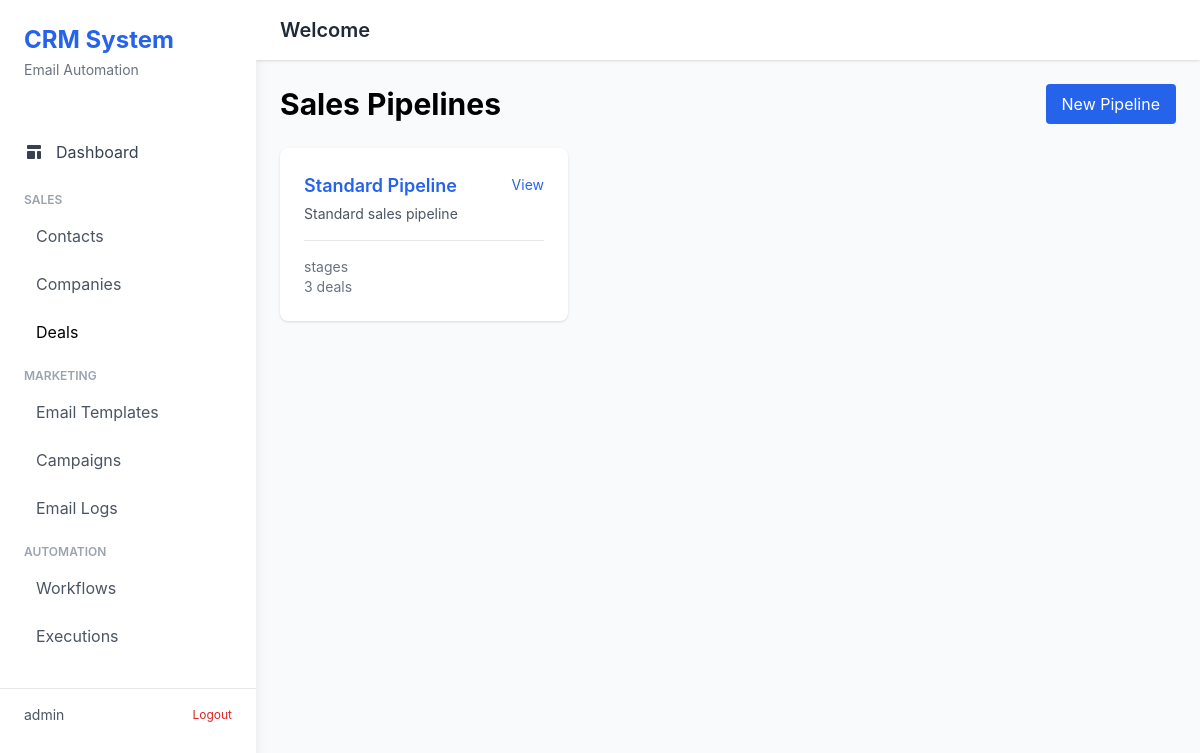
The app's page /deals/pipelines/ (signed in) with its own data.
### deals/models.py (models this page shows, shortened)
class Pipeline(models.Model):
    name = models.CharField(max_length=255)
    description = models.TextField(blank=True)
    created_by = models.ForeignKey(User, on_delete=models.SET_NULL, null=True, blank=True)
    created_at = models.DateTimeField(auto_now_add=True)
    updated_at = models.DateTimeField(auto_now=True)

### deals/views.py (the view)
# urls.py: path('pipelines/', views.PipelineListView.as_view(), name='pipeline_list'),
class PipelineListView(LoginRequiredMixin, ListView):
    model = Pipeline
    template_name = 'deals/pipeline_list.html'
    context_object_name = 'pipelines'
    def get_queryset(self):
        return Pipeline.objects.prefetch_related('stages').order_by('-created_at')

### templates/deals/pipeline_list.html (shortened to what this page needs)
{% extends "base.html" %}
{% block content %}
<div class="space-y-6">
    <div class="flex justify-between items-center">
        <h1 class="text-3xl font-bold">Sales Pipelines</h1>
        <a href="{% url 'deals:pipeline_create' %}" class="px-4 py-2 bg-blue-600 text-white rounded hover:bg-blue-700">
            New Pipeline
        </a>
    </div>
    <div class="grid grid-cols-1 md:grid-cols-2 lg:grid-cols-3 gap-4">
        {% for pipeline in object_list %}
        <div class="bg-white rounded-lg shadow p-6 hover:shadow-lg transition">
            <div class="flex justify-between items-start">
                <div>
                    <h3 class="text-lg font-semibold">
                        <a href="{% url 'deals:pipeline_detail' pipeline.id %}" class="text-blue-600 hover:underline">
                            {{ pipeline.name }}
                        </a>
                    </h3>
                    <p class="text-sm text-gray-600 mt-1">{{ pipeline.description|truncatewords:10 }}</p>
                </div>
                <div class="text-right space-x-2">
                    <a href="{% url 'deals:pipeline_detail' pipeline.id %}" class="text-blue-600 hover:underline text-sm">View</a>
                </div>
            </div>
            <div class="mt-4 pt-4 border-t">
                <p class="text-sm text-gray-500">{{ pipeline.stage_set.count }} stages</p>
                <p class="text-sm text-gray-500">{{ pipeline.deal_set.count }} deals</p>
            </div>
        </div>
        {% empty %}
        <div class="col-span-full text-center py-8 text-gray-500">
            No pipelines yet. <a href="{% url 'deals:pipeline_create' %}" class="text-blue-600 hover:underline">Create one</a>
        </div>
        {% endfor %}
    </div>
</div>
{% endblock %}

### templates/base.html (shortened to what this page needs)
<!DOCTYPE html>
<html lang="en">
<head>
    <script src="https://cdn.tailwindcss.com"></script>
</head>
<body class="bg-gray-50">
    <div class="flex h-screen">
        <div class="w-64 bg-white shadow-lg overflow-y-auto">
            <div class="p-6">
                <h1 class="text-2xl font-bold text-blue-600">CRM System</h1>
                <p class="text-sm text-gray-500 mt-1">Email Automation</p>
            </div>
            <nav class="mt-6">
                <a href="{% url 'dashboard' %}" class="block px-6 py-3 {% if request.resolver_match.url_name == 'dashboard' %}sidebar-active{% else %}text-gray-700 hover:bg-gray-100{% endif %}">
                    <span class="flex items-center">
                        Dashboard
                    </span>
                </a>
                <div class="mt-4 px-6">
                    <p class="text-xs font-semibold text-gray-400 uppercase">Sales</p>
                    <a href="{% url 'contacts:contact_list' %}" class="block mt-2 px-3 py-2 rounded {% if request.resolver_match.app_name == 'contacts' %}sidebar-active{% else %}text-gray-600 hover:bg-gray-100{% endif %}">
                        Contacts
                    </a>
                    <a href="{% url 'contacts:company_list' %}" class="block mt-2 px-3 py-2 rounded {% if request.resolver_match.url_name == 'company_list' %}sidebar-active{% else %}text-gray-600 hover:bg-gray-100{% endif %}">
                        Companies
                    </a>
                    <a href="{% url 'deals:deal_list' %}" class="block mt-2 px-3 py-2 rounded {% if request.resolver_match.app_name == 'deals' %}sidebar-active{% else %}text-gray-600 hover:bg-gray-100{% endif %}">
                        Deals
                    </a>
                </div>
                <div class="mt-4 px-6">
                    <p class="text-xs font-semibold text-gray-400 uppercase">Marketing</p>
                    <a href="{% url 'emails:template_list' %}" class="block mt-2 px-3 py-2 rounded {% if request.resolver_match.url_name == 'template_list' %}sidebar-active{% else %}text-gray-600 hover:bg-gray-100{% endif %}">
                        Email Templates
                    </a>
                    <a href="{% url 'emails:campaign_list' %}" class="block mt-2 px-3 py-2 rounded {% if request.resolver_match.url_name == 'campaign_list' %}sidebar-active{% else %}text-gray-600 hover:bg-gray-100{% endif %}">
                        Campaigns
                    </a>
                    <a href="{% url 'emails:log_list' %}" class="block mt-2 px-3 py-2 rounded {% if request.resolver_match.url_name == 'log_list' %}sidebar-active{% else %}text-gray-600 hover:bg-gray-100{% endif %}">
                        Email Logs
                    </a>
                </div>
                <div class="mt-4 px-6">
                    <p class="text-xs font-semibold text-gray-400 uppercase">Automation</p>
                    <a href="{% url 'automations:workflow_list' %}" class="block mt-2 px-3 py-2 rounded {% if request.resolver_match.url_name == 'workflow_list' %}sidebar-active{% else %}text-gray-600 hover:bg-gray-100{% endif %}">
                        Workflows
                    </a>
                    <a href="{% url 'automations:execution_list' %}" class="block mt-2 px-3 py-2 rounded {% if request.resolver_match.url_name == 'execution_list' %}sidebar-active{% else %}text-gray-600 hover:bg-gray-100{% endif %}">
                        Executions
                    </a>
                </div>
            </nav>
            <div class="mt-8 px-6 border-t pt-4">
                <div class="flex items-center justify-between">
                    <span class="text-sm text-gray-600">{{ user.username }}</span>
                    <a href="{% url 'account_logout' %}" class="text-xs text-red-600 hover:text-red-700">Logout</a>
                </div>
            </div>
        </div>
        <div class="flex-1 flex flex-col overflow-hidden">
            <header class="bg-white shadow">
                <div class="px-6 py-4 flex justify-between items-center">
                    <h2 class="text-xl font-semibold text-gray-800">{% block header %}Welcome{% endblock %}</h2>
                </div>
            </header>
            <main class="flex-1 overflow-auto">
                <div class="p-6">
                    {% block content %}{% endblock %}
                </div>
            </main>
        </div>
    </div>
</body>
</html>

### templates/base.html (style rules this page uses)
body { font-family: -apple-system, BlinkMacSystemFont, 'Segoe UI', Roboto, 'Helvetica Neue', Arial, sans-serif; }
.sidebar-active { @apply bg-blue-500 text-white; }

### records on screen
Pipeline: name "Standard Pipeline", description "Standard sales pipeline", deal_set.count "3"

### other values on screen
{{ user.username }} "admin"
